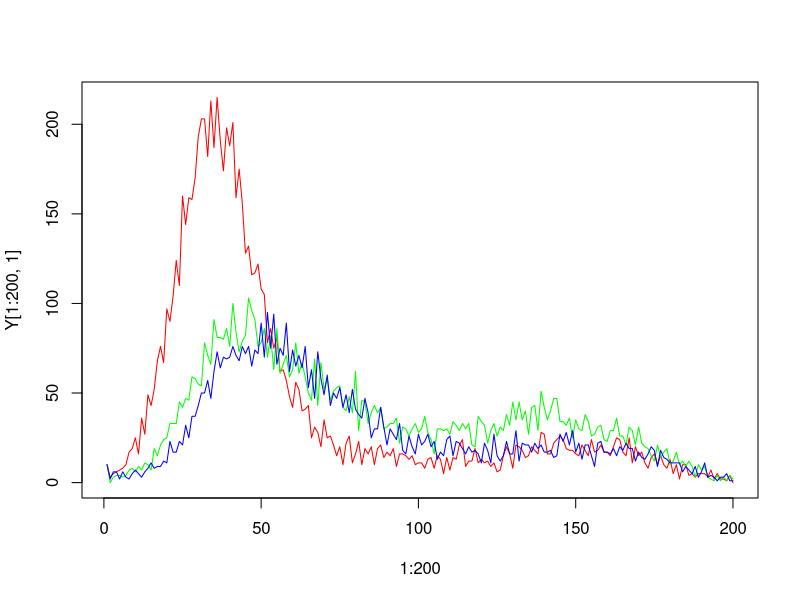
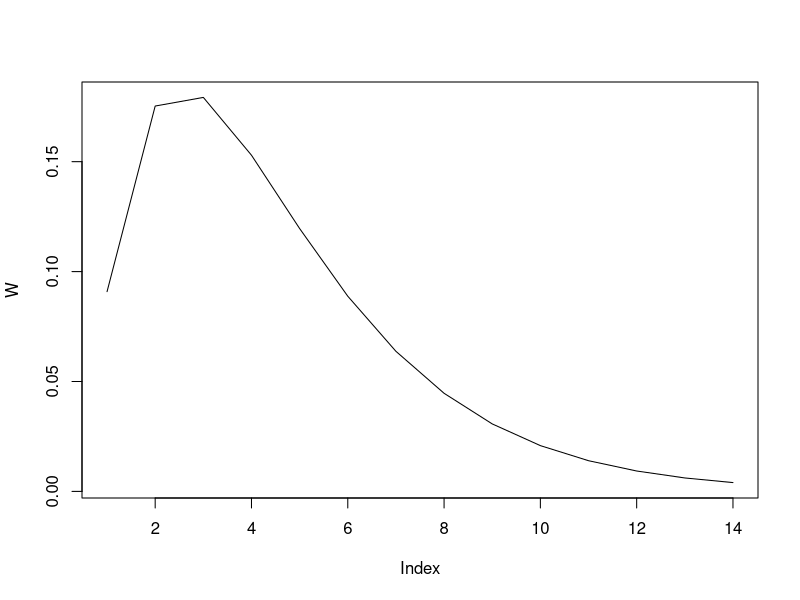
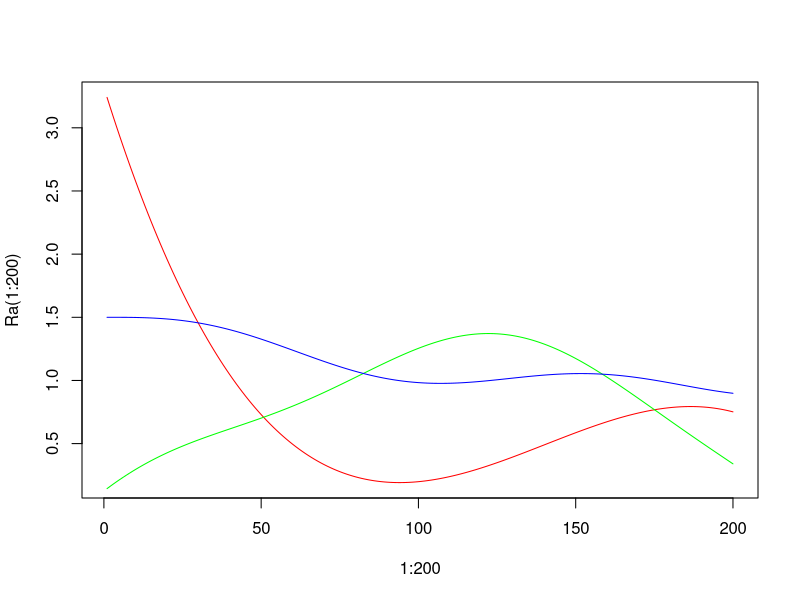
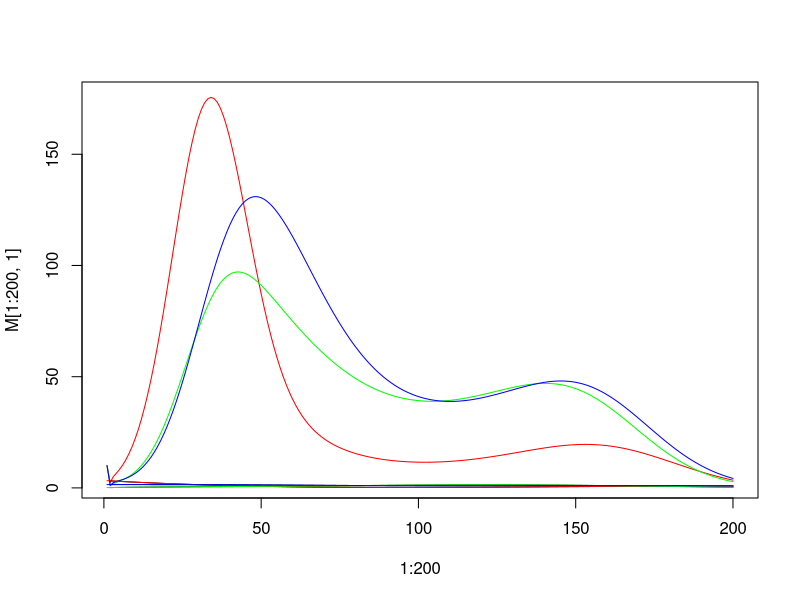

Reproduce these figures in R, in order.
#### INPUT
start_day <- 12 ## day for start estimating
window_length <- 40 ## smoothing window for estimaiton
si_shape <- 2 ## shape parameter for serical interval assuming gamma distribution
si_rate <- 0.5 ## rate parameter for serical interval assuming gamma distribution
si_t_max <- 14 ## maximum number of days with non-zero probability for serial interval

# Observed cases, matrix Y
# incidence_data <- read.csv("https://raw.githubusercontent.com/zwzhou-biostat/hrt/main/data/example_data.csv")
# write.csv(incidence_data, "example_data.csv", row.names = F)
incidence_data <- read.csv("example_data.csv")
head(incidence_data)

Y <- as.matrix(incidence_data)
for(i in 1:nrow(Y)) {
  for(j in 1:ncol(Y)) {
    Y[i,j] <- as.integer(Y[i,j])
  }
}
head(Y)
plot(x = 1:200, y = Y[1:200, 1], type = 'l', col = 'red')
lines(x = 1:200, y = Y[1:200, 2], type = 'l', col = 'green')
lines(x = 1:200, y = Y[1:200, 3], type = 'l', col = 'blue')


N <- as.integer(nrow(Y))
J <- as.integer(ncol(Y))
#Y[1, ] <- 0  # Padding the first row as mentioned in your comments

# Transfer matrix, matrix P (random example)
P <- matrix(c(0.8, 0.2, 0.1, 
              0.15, 0.6, 0.3,
              0.05, 0.2, 0.6), 3)

# Serial interval, vector W
S <- as.integer(si_t_max)

## obtain discretized gamma distribution for serial interval
W <- sapply(1:S, function(x){
  pgamma(x, si_shape, si_rate) - pgamma(x-1, si_shape, si_rate)
})  

W <- W/sum(W)
plot(W, type = 'l')

Ra <- function(x) (20 * cos(x / 500) + ((0.8 * x - 50))^2 - (x * 0.115)^3) / 1000 + 0.8
Rb <- function(x) (30 * sin(x / 150) + cos(x / 20) - (x / 50)^2) / 8 - x * 0.006
Rc <- function(x) (30 * cos(x / 150) + 2 * sin(x / 20) + 2 * (x / 50)^2) / 20 - x * 0.005


plot(x = 1:200, y = Ra(1:200), type = 'l', col = 'red')
lines(x = 1:200, y = Rb(1:200), type = 'l', col = 'green')
lines(x = 1:200, y = Rc(1:200), type = 'l', col = 'blue')

# plot(x = 1:200, y = R_matrix[1:200,1], type = 'p', col = 'red')
# lines(x = 1:200, y = R_matrix[1:200,2], type = 'p', col = 'green')
# lines(x = 1:200, y = R_matrix[1:200,3], type = 'p', col = 'blue')


## -----------------------------------------------------------
## ok now get the matrices to solve for R
M <- matrix(integer(), nrow = N, ncol = J)
M[1, ] <- 10
head(M)
head(Y)

R_rev <- matrix(NA, nrow = N, ncol = J)

n_R <- N
Rx <- matrix(c(Ra(1:n_R), Rb(1:n_R), Rc(1:n_R)), byrow = T, nrow = 3, ncol = n_R)
head(Rx)

for(n in 2:N) {
  print(n)
  
  # first, get the M*W dot product
  sum_m_w <- vector("numeric", J)
  start_index = max(1, n - S + 1)
  end_index = n - 1
  start_index
  end_index
  
  ## sum(m*w)
  for (jx in 1:J) {
    sum_m_w[jx] = M[end_index:start_index, jx] %*% W[1:(end_index - start_index + 1)] 
  }
  sum_m_w
  
  sum_m_w_mat <- matrix(rep(sum_m_w, times = J), byrow = T, nrow = J)
  sum_m_w_mat <- t(sum_m_w_mat)
  sum_m_w_mat
  
  # now the a, b, c ... matrix is really just P * rowwise the above
  c_mat <- t(P) * sum_m_w_mat
  c_mat <- t(c_mat)
  c_mat
  
  ####
  # now mult by R
  M[n, ] <- c_mat %*% Rx[, n]
  M[n, ]
  
  ####
  # and then the classic OLS matrix inverse to get R
  # R = (C'C)^-1C'Y
  R_rev[n, ] <- solve(t(c_mat) %*% c_mat) %*% t(c_mat) %*% M[n, ]
  
}

head(M)

plot(x = 1:200, y = M[1:200, 1], type = 'l', col = 'red')
lines(x = 1:200, y = M[1:200, 2], type = 'l', col = 'green')
lines(x = 1:200, y = M[1:200, 3], type = 'l', col = 'blue')

head(R_rev)
head(t(Rx))

lines(x = 1:200, y = R_rev[1:200, 1], type = 'l', col = 'black')
lines(x = 1:200, y = R_rev[1:200, 2], type = 'l', col = 'black')
lines(x = 1:200, y = R_rev[1:200, 3], type = 'l', col = 'black')

lines(x = 1:200, y = Ra(1:200), type = 'l', col = 'red')
lines(x = 1:200, y = Rb(1:200), type = 'l', col = 'green')
lines(x = 1:200, y = Rc(1:200), type = 'l', col = 'blue')
